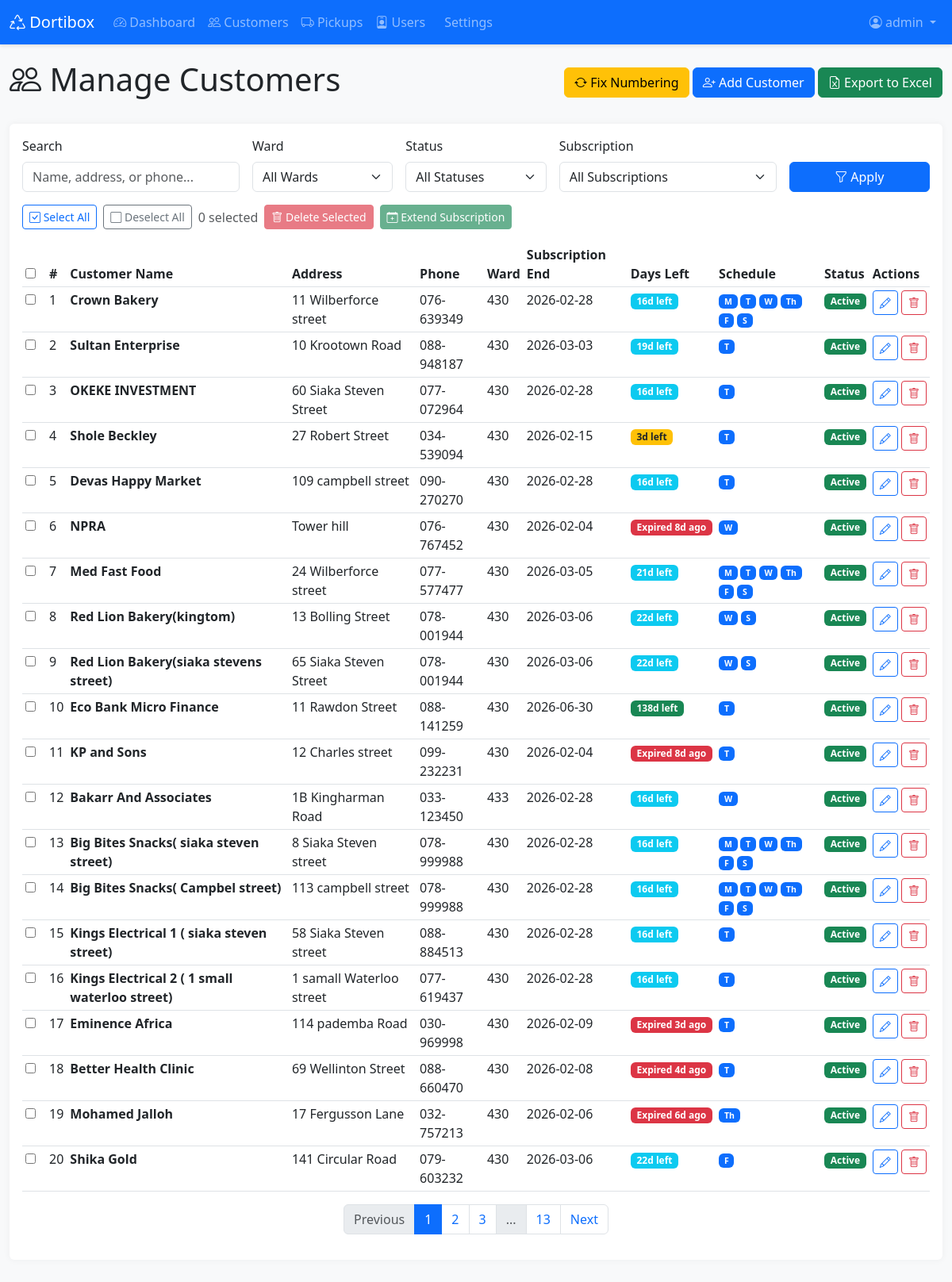
The page /admin/customers (signed in) on the database its author committed.
### app.py (models this page shows, shortened)
class Customer(db.Model):
    id = db.Column(db.Integer, primary_key=True)
    customer_number = db.Column(db.Integer)
    customer_name = db.Column(db.String(200), nullable=False)
    address = db.Column(db.String(300))
    phone_number = db.Column(db.String(50))
    type = db.Column(db.String(100))
    ward = db.Column(db.String(100))
    bin_size = db.Column(db.String(50))  # Now stores multiple sizes like "300L, 50L"
    bin_qty = db.Column(db.Integer)
    frequency = db.Column(db.String(50))
    time = db.Column(db.String(50))
    monday = db.Column(db.Integer, default=0)
    tuesday = db.Column(db.Integer, default=0)
    wednesday = db.Column(db.Integer, default=0)
    thursday = db.Column(db.Integer, default=0)
    friday = db.Column(db.Integer, default=0)
    saturday = db.Column(db.Integer, default=0)
    sales_rep = db.Column(db.String(100))
    payment_type = db.Column(db.String(100))
    subscription_start = db.Column(db.Date)
    subscription_end = db.Column(db.Date)
    active = db.Column(db.String(10))
    target_month_start = db.Column(db.Date)
    target_month_end = db.Column(db.Date)
    month_acquired = db.Column(db.String(50))
    amount_paid = db.Column(db.Float)
    pickups = db.relationship('Pickup', backref='customer', lazy=True, cascade='all, delete-orphan')
    def subscription_status(self):
        if not self.subscription_end:
            return 'no_date'
        today = date.today()
        days_until_end = (self.subscription_end - today).days
        if days_until_end < 0:
            return 'expired'
        elif days_until_end <= 7:
            return 'expiring_week'
        elif days_until_end <= 30:
            return 'expiring_month'
        else:
            return 'active'

### app.py (the view, shortened to what this page needs)
@app.route('/admin/customers')
@admin_required
def admin_customers():
    page = request.args.get('page', 1, type=int)
    search = request.args.get('search', '')
    ward_filter = request.args.get('ward', '')
    status_filter = request.args.get('status', '')
    subscription_filter = request.args.get('subscription', '')
    query = Customer.query
    if search:
        query = query.filter(
            (Customer.customer_name.contains(search)) |
            (Customer.address.contains(search)) |
            (Customer.phone_number.contains(search))
        )
    if ward_filter:
        query = query.filter(Customer.ward == ward_filter)
    if status_filter == 'active':
        query = query.filter((Customer.active == 'Yes') | (Customer.active == 'yes'))
    elif status_filter == 'inactive':
        query = query.filter(Customer.active == 'No')
    today = date.today()
    if subscription_filter == 'expired':
        query = query.filter(
            Customer.subscription_end.isnot(None),
            Customer.subscription_end < today
        )
    elif subscription_filter == 'no_date':
        query = query.filter(Customer.subscription_end.is_(None))
    customers = query.order_by(Customer.customer_number).paginate(
        page=page, per_page=20, error_out=False
    )
    wards = db.session.query(Customer.ward).filter(Customer.ward.isnot(None)).distinct().order_by(Customer.ward).all()
    wards = [w[0] for w in wards if w[0]]
    return render_template('admin_customers.html',
                         customers=customers,
                         search=search,
                         ward_filter=ward_filter,
                         status_filter=status_filter,
                         subscription_filter=subscription_filter,
                         wards=wards,
                         today=today)

### app.py (called while the page is built)
@app.context_processor
def inject_now():
    return {
        'now': datetime.now,
        'abs': abs  # Add abs function
    }

def admin_required(f):
    @wraps(f)
    def decorated_function(*args, **kwargs):
        if 'user_id' not in session:
            flash('Please log in to access this page.', 'warning')
            return redirect(url_for('login'))
        user = User.query.get(session['user_id'])
        if user.role != 'admin':
            flash('You do not have permission to access this page.', 'danger')
            return redirect(url_for('dashboard'))
        return f(*args, **kwargs)
    return decorated_function

### templates/admin_customers.html (shortened to what this page needs)
{% extends "base.html" %}
{% block content %}
<div class="container-fluid">
    <div class="d-flex justify-content-between align-items-center mb-4">
        <h1><i class="bi bi-people"></i> Manage Customers</h1>
        <div>
            <button type="button" class="btn btn-warning" onclick="renumberCustomers()" title="Fix customer numbering">
                <i class="bi bi-arrow-repeat"></i> Fix Numbering
            </button>
            <a href="{{ url_for('add_customer') }}" class="btn btn-primary">
                <i class="bi bi-person-plus"></i> Add Customer
            </a>
            <button type="button" class="btn btn-success" onclick="exportCustomers()">
                <i class="bi bi-file-earmark-excel"></i> Export to Excel
            </button>
        </div>
    </div>
    <div class="card">
        <div class="card-body">
            <form method="GET" class="row g-3 mb-3">
                <div class="col-md-3">
                    <label for="search" class="form-label">Search</label>
                    <input type="text" class="form-control" id="search" name="search"
                           placeholder="Name, address, or phone..."
                           value="{{ search }}">
                </div>
                <div class="col-md-2">
                    <label for="ward" class="form-label">Ward</label>
                    <select class="form-select" id="ward" name="ward">
                        <option value="">All Wards</option>
                    </select>
                </div>
                <div class="col-md-2">
                    <label for="status" class="form-label">Status</label>
                    <select class="form-select" id="status" name="status">
                        <option value="">All Statuses</option>
                    </select>
                </div>
                <div class="col-md-3">
                    <label for="subscription" class="form-label">Subscription</label>
                    <select class="form-select" id="subscription" name="subscription">
                        <option value="">All Subscriptions</option>
                    </select>
                </div>
                <div class="col-md-2 d-flex align-items-end">
                    <button type="submit" class="btn btn-primary w-100">
                        <i class="bi bi-funnel"></i> Apply
                    </button>
                </div>
            </form>
            <div class="mb-3 d-flex gap-2 align-items-center flex-wrap">
                <button type="button" class="btn btn-sm btn-outline-primary" onclick="selectAll()">
                    <i class="bi bi-check-square"></i> Select All
                </button>
                <button type="button" class="btn btn-sm btn-outline-secondary" onclick="deselectAll()">
                    <i class="bi bi-square"></i> Deselect All
                </button>
                <span class="text-muted" id="selectedCount">0 selected</span>
                <button type="button" class="btn btn-sm btn-danger" onclick="bulkDelete()" id="bulkDeleteBtn" disabled>
                    <i class="bi bi-trash"></i> Delete Selected
                </button>
                <button type="button" class="btn btn-sm btn-success" onclick="showExtendModal()" id="bulkExtendBtn" disabled>
                    <i class="bi bi-calendar-plus"></i> Extend Subscription
                </button>
            </div>
            <form id="bulkActionForm" method="POST">
                <div class="table-responsive">
                    <table class="table table-hover table-sm">
                        <thead>
                            <tr>
                                <th style="width: 30px;">
                                    <input type="checkbox" id="selectAllCheckbox" onchange="toggleSelectAll()">
                                </th>
                                <th>#</th>
                                <th>Customer Name</th>
                                <th>Address</th>
                                <th>Phone</th>
                                <th>Ward</th>
                                <th>Subscription End</th>
                                <th>Days Left</th>
                                <th>Schedule</th>
                                <th>Status</th>
                                <th>Actions</th>
                            </tr>
                        </thead>
                        <tbody>
                            {% for customer in customers.items %}
                            {% set sub_status = customer.subscription_status() %}
                            <tr class="{% if sub_status == 'expired' %}subscription-expired{% elif sub_status == 'expiring_week' %}subscription-expiring-week{% elif sub_status == 'expiring_month' %}subscription-expiring-month{% endif %}">
                                <td>
                                    <input type="checkbox" class="customer-checkbox"
                                           name="customer_ids[]"
                                           value="{{ customer.id }}"
                                           onchange="updateSelectedCount()">
                                </td>
                                <td>{{ customer.customer_number or '-' }}</td>
                                <td><strong>{{ customer.customer_name }}</strong></td>
                                <td>{{ customer.address or '-' }}</td>
                                <td>{{ customer.phone_number or '-' }}</td>
                                <td>{{ customer.ward or '-' }}</td>
                                <td>
                                    {% if customer.subscription_end %}
                                        {{ customer.subscription_end.strftime('%Y-%m-%d') }}
                                    {% else %}
                                        <span class="text-muted">Not set</span>
                                    {% endif %}
                                </td>
                                <td>
                                    {% if customer.subscription_end %}
                                        {% set days_left = (customer.subscription_end - today).days %}
                                        {% if days_left < 0 %}
                                            <span class="badge bg-danger">Expired {{ abs(days_left) }}d ago</span>
                                        {% elif days_left == 0 %}
                                            <span class="badge bg-danger">Expires Today</span>
                                        {% elif days_left <= 7 %}
                                            <span class="badge bg-warning text-dark">{{ days_left }}d left</span>
                                        {% elif days_left <= 30 %}
                                            <span class="badge bg-info">{{ days_left }}d left</span>
                                        {% else %}
                                            <span class="badge bg-success">{{ days_left }}d left</span>
                                        {% endif %}
                                    {% else %}
                                        <span class="text-muted">-</span>
                                    {% endif %}
                                </td>
                                <td>
                                    <small>
                                        {% if customer.monday %}<span class="badge bg-primary">M</span>{% endif %}
                                        {% if customer.tuesday %}<span class="badge bg-primary">T</span>{% endif %}
                                        {% if customer.wednesday %}<span class="badge bg-primary">W</span>{% endif %}
                                        {% if customer.thursday %}<span class="badge bg-primary">Th</span>{% endif %}
                                        {% if customer.friday %}<span class="badge bg-primary">F</span>{% endif %}
                                        {% if customer.saturday %}<span class="badge bg-primary">S</span>{% endif %}
                                    </small>
                                </td>
                                <td>
                                    {% if customer.active in ['Yes', 'yes'] %}
                                    <span class="badge bg-success">Active</span>
                                    {% else %}
                                    <span class="badge bg-danger">Inactive</span>
                                    {% endif %}
                                </td>
                                <td class="table-actions">
                                    <a href="{{ url_for('edit_customer', id=customer.id) }}"
                                       class="btn btn-sm btn-outline-primary" title="Edit">
                                        <i class="bi bi-pencil"></i>
                                    </a>
                                    <button type="button" class="btn btn-sm btn-outline-danger"
                                            onclick="deleteSingle({{ customer.id }})" title="Delete">
                                        <i class="bi bi-trash"></i>
                                    </button>
                                </td>
                            </tr>
                            {% endfor %}
                        </tbody>
                    </table>
                </div>
            </form>
            {% if customers.pages > 1 %}
            <nav>
                <ul class="pagination justify-content-center">
                    <li class="page-item {% if not customers.has_prev %}disabled{% endif %}">
                        <a class="page-link" href="{{ url_for('admin_customers', page=customers.prev_num, search=search, ward=ward_filter, status=status_filter, subscription=subscription_filter) }}">
                            Previous
                        </a>
                    </li>
                    {% for page_num in customers.iter_pages(left_edge=1, right_edge=1, left_current=1, right_current=2) %}
                        {% if page_num %}
                            <li class="page-item {% if page_num == customers.page %}active{% endif %}">
                                <a class="page-link" href="{{ url_for('admin_customers', page=page_num, search=search, ward=ward_filter, status=status_filter, subscription=subscription_filter) }}">
                                    {{ page_num }}
                                </a>
                            </li>
                        {% else %}
                            <li class="page-item disabled"><span class="page-link">...</span></li>
                        {% endif %}
                    {% endfor %}
                    <li class="page-item {% if not customers.has_next %}disabled{% endif %}">
                        <a class="page-link" href="{{ url_for('admin_customers', page=customers.next_num, search=search, ward=ward_filter, status=status_filter, subscription=subscription_filter) }}">
                            Next
                        </a>
                    </li>
                </ul>
            </nav>
            {% endif %}
        </div>
    </div>
</div>
{% endblock %}

### templates/base.html (style rules this page uses)
body { min-height: 100vh; background-color: #f8f9fa; }
.card { box-shadow: 0 0 10px rgba(0,0,0,.05); border: none; margin-bottom: 20px; }
.table-actions { white-space: nowrap; }

### templates/admin_customers.html (style rules this page uses)
.subscription-expired { background-color: #f8d7da !important; }
.subscription-expiring-week { background-color: #fff3cd !important; }
.subscription-expiring-month { background-color: #fff8e1 !important; }

### rows shown on the page
Customer: customer_number "1", customer_name "Crown Bakery", address "11 Wilberforce street", phone_number "076-639349", ward "430", subscription_end "2026-02-28", monday "M", tuesday "T", wednesday "W", thursday "Th", friday "F", saturday "S", active "Active"
Customer: customer_number "2", customer_name "Sultan Enterprise", address "10 Krootown Road", phone_number "088-948187", ward "430", subscription_end "2026-03-03", tuesday "T", active "Active"
Customer: customer_number "3", customer_name "OKEKE INVESTMENT", address "60 Siaka Steven Street", phone_number "077-072964", ward "430", subscription_end "2026-02-28", tuesday "T", active "Active"
Customer: customer_number "4", customer_name "Shole Beckley", address "27 Robert Street", phone_number "034-539094", ward "430", subscription_end "2026-02-15", tuesday "T", active "Active"
Customer: customer_number "5", customer_name "Devas Happy Market", address "109 campbell street", phone_number "090-270270", ward "430", subscription_end "2026-02-28", tuesday "T", active "Active"
Customer: customer_number "6", customer_name "NPRA", address "Tower hill", phone_number "076-767452", ward "430", subscription_end "2026-02-04", wednesday "W", active "Active"
Customer: customer_number "7", customer_name "Med Fast Food", address "24 Wilberforce street", phone_number "077-577477", ward "430", subscription_end "2026-03-05", monday "M", tuesday "T", wednesday "W", thursday "Th", friday "F", saturday "S", active "Active"
Customer: customer_number "8", customer_name "Red Lion Bakery(kingtom)", address "13 Bolling Street", phone_number "078-001944", ward "430", subscription_end "2026-03-06", wednesday "W", saturday "S", active "Active"
Customer: customer_number "9", customer_name "Red Lion Bakery(siaka stevens street)", address "65 Siaka Steven Street", phone_number "078-001944", ward "430", subscription_end "2026-03-06", wednesday "W", saturday "S", active "Active"
Customer: customer_number "10", customer_name "Eco Bank Micro Finance", address "11 Rawdon Street", phone_number "088-141259", ward "430", subscription_end "2026-06-30", tuesday "T", active "Active"
Customer: customer_number "11", customer_name "KP and Sons", address "12 Charles street", phone_number "099-232231", ward "430", subscription_end "2026-02-04", tuesday "T", active "Active"
Customer: customer_number "12", customer_name "Bakarr And Associates", address "1B Kingharman Road", phone_number "033-123450", ward "433", subscription_end "2026-02-28", wednesday "W", active "Active"
Customer: customer_number "13", customer_name "Big Bites Snacks( siaka steven street)", address "8 Siaka Steven street", phone_number "078-999988", ward "430", subscription_end "2026-02-28", monday "M", tuesday "T", wednesday "W", thursday "Th", friday "F", saturday "S", active "Active"
Customer: customer_number "14", customer_name "Big Bites Snacks( Campbel street)", address "113 campbell street", phone_number "078-999988", ward "430", subscription_end "2026-02-28", monday "M", tuesday "T", wednesday "W", thursday "Th", friday "F", saturday "S", active "Active"
Customer: customer_number "15", customer_name "Kings Electrical 1 ( siaka steven street)", address "58 Siaka Steven street", phone_number "088-884513", ward "430", subscription_end "2026-02-28", tuesday "T", active "Active"
Customer: customer_number "16", customer_name "Kings Electrical 2 ( 1 small waterloo street)", address "1 samall Waterloo street", phone_number "077-619437", ward "430", subscription_end "2026-02-28", tuesday "T", active "Active"
Customer: customer_number "17", customer_name "Eminence Africa", address "114 pademba Road", phone_number "030-969998", ward "430", subscription_end "2026-02-09", tuesday "T", active "Active"
Customer: customer_number "18", customer_name "Better Health Clinic", address "69 Wellinton Street", phone_number "088-660470", ward "430", subscription_end "2026-02-08", tuesday "T", active "Active"
Customer: customer_number "19", customer_name "Mohamed Jalloh", address "17 Fergusson Lane", phone_number "032-757213", ward "430", subscription_end "2026-02-06", thursday "Th", active "Active"
Customer: customer_number "20", customer_name "Shika Gold", address "141 Circular Road", phone_number "079-603232", ward "430", subscription_end "2026-03-06", friday "F", active "Active"

### other values the page prints
{{ session.username }} "admin"
{{ page_num }} "1" "2" "3" "13"
